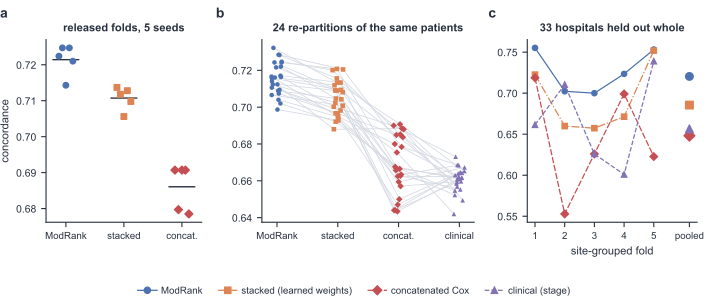

The script that saved this image:
#!/usr/bin/env python3
"""Figure 6 (NC build): the fusion choice on identical inputs, and whether it survives the partition.

  a  the released folds, seeds 0-4: ModRank against a single ridge Cox on all three blocks
     concatenated, learned stacking weights, and the clinical arm
  b  the noise floor's 24 random re-partitions: each construction's concordance per partition, joined
     by partition so that the pairing a paired claim rests on is visible
  c  whole tissue source sites held out (33 sites, five folds): per-fold and pooled concordance

NO NUMERAL IS TYPED. Values come from
experiments/20260911-blca-posthoc/results/{unified-fusion-and-added-value,resplit-and-site-cv}.json,
and the plotted values are written to fig6_robustness.source.json. Authored at 180 mm. Dots and
lines only; every construction carries its own marker as well as its colour.
"""
from __future__ import annotations

import json
import os
import sys

import matplotlib.pyplot as plt
import numpy as np

HERE = os.path.dirname(os.path.abspath(__file__))
sys.path.insert(0, HERE)
import style                                                            # noqa: E402

ROOT = os.path.abspath(os.path.join(HERE, "..", ".."))
PH = os.path.join(ROOT, "experiments", "20260911-blca-posthoc", "results")
FU = json.load(open(os.path.join(PH, "unified-fusion-and-added-value.json")))["fusion_on_identical_inputs"]
RS = json.load(open(os.path.join(PH, "resplit-and-site-cv.json")))
if "per_partition" not in RS["resplits"]:
    raise SystemExit("figure 6 needs the per-partition values; rerun analysis/s22_resplit_and_site_cv.py")

style.apply()
C, INK = style.ROLE, style.INK
W, H = 7.087, 3.05
fig = plt.figure(figsize=(W, H))
CONS = [("ours", "ModRank", C["ours"], "o", style.ROLE_LINESTYLE["ours"]),
        ("stacked", "stacked (learned weights)", C["omics"], "s", style.ROLE_LINESTYLE["omics"]),
        ("concat", "concatenated Cox", C["competitor"], "D", style.ROLE_LINESTYLE["competitor"]),
        ("clinical", "clinical (stage)", C["clinical"], "^", style.ROLE_LINESTYLE["clinical"])]
src = {}


def panel(letter, x):
    fig.text(x, 0.975, letter, fontsize=10, fontweight="bold", va="top", ha="left")


# ---------------------------------------------------------------- a  released folds, seeds 0-4
axa = fig.add_axes([0.065, 0.27, 0.22, 0.60])
seeds = {"ours": FU["ours_equal_weight_rank_average"]["per_seed"],
         "stacked": FU["stacked_learned_weights"]["per_seed"],
         "concat": FU["concatenated_ridge_cox"]["per_seed"]}
src["a"] = seeds
for x, (key, lab, col, mk, _ls) in enumerate(CONS[:3]):
    v = seeds[key]
    axa.scatter(np.full(len(v), x) + np.linspace(-0.12, 0.12, len(v)), v, s=16, marker=mk, color=col,
                zorder=3)
    axa.plot([x - 0.22, x + 0.22], [np.mean(v)] * 2, color=INK, lw=1.0)
axa.set_xticks(range(3))
axa.set_xticklabels(["ModRank", "stacked", "concat."], fontsize=7)
axa.set_ylabel("concordance")
axa.set_title("released folds, 5 seeds", fontsize=8, fontweight="bold")
panel("a", 0.0)

# ---------------------------------------------------------------- b  24 re-partitions
axb = fig.add_axes([0.37, 0.27, 0.30, 0.60])
per = RS["resplits"]["per_partition"]
keys = ["ours", "stacked", "concat", "clinical"]
src["b"] = {k: per[k] for k in keys}
JIT = {k: np.random.default_rng(x).uniform(-0.09, 0.09, len(per[k])) for x, k in enumerate(keys)}
for j in range(len(per["ours"])):                  # each line joins one partition's own points
    axb.plot([x + JIT[k][j] for x, k in enumerate(keys)], [per[k][j] for k in keys],
             color="#D5DAE2", lw=0.6, zorder=1)
for x, (key, lab, col, mk, _ls) in enumerate(CONS):
    axb.scatter(x + JIT[key], per[key], s=11, marker=mk, color=col, zorder=3, linewidths=0)
axb.set_xticks(range(4))
axb.set_xticklabels(["ModRank", "stacked", "concat.", "clinical"], fontsize=7)
n_part = len(per["ours"])
wins = {k: sum(1 for a_, b_ in zip(per["ours"], per[k]) if a_ > b_) for k in ("stacked", "concat", "clinical")}
axb.set_title("%d re-partitions of the same patients" % n_part, fontsize=8, fontweight="bold")
src["b_wins"] = wins
panel("b", 0.305)

# ---------------------------------------------------------------- c  held-out hospitals
axc = fig.add_axes([0.745, 0.27, 0.24, 0.60])
SC = RS["site_grouped_cv"]
src["c"] = SC
for key, lab, col, mk, ls in CONS:
    v = [f[key] for f in SC["folds"]]
    axc.plot(range(1, len(v) + 1), v, color=col, marker=mk, linestyle=ls, ms=3.8, lw=0.9, label=lab)
    axc.scatter([len(v) + 1.2], [SC["pooled"][key]], s=30, marker=mk, color=col, zorder=3)
axc.set_xticks(list(range(1, len(SC["folds"]) + 1)) + [len(SC["folds"]) + 1.2])
axc.set_xticklabels([str(i) for i in range(1, len(SC["folds"]) + 1)] + ["pooled"], fontsize=7)
axc.set_xlabel("site-grouped fold")
axc.set_title("%d hospitals held out whole" % SC["sites_total"], fontsize=8, fontweight="bold")
# one legend for all three panels, under them, so no panel carries a key over its data
hs = [plt.Line2D([], [], color=col, marker=mk, linestyle=ls, lw=0.9, ms=4.5, label=lab)
      for _, lab, col, mk, ls in CONS]
fig.legend(handles=hs, loc="lower center", ncol=4, fontsize=7, bbox_to_anchor=(0.5, 0.0),
           handletextpad=0.4, columnspacing=1.6)
panel("c", 0.69)

out = os.path.join(HERE, "fig6_robustness.pdf")
style.save(fig, out)
json.dump(src, open(os.path.join(HERE, "fig6_robustness.source.json"), "w"), indent=1)
print("wrote %s  %.3f x %.3f in | wins vs stacked/concat/clinical: %s" % (out, W, H, wins))
